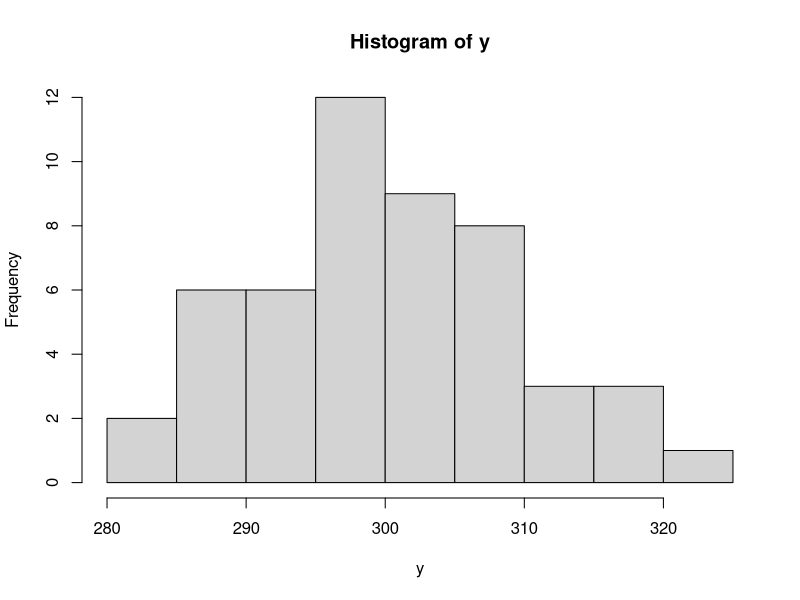
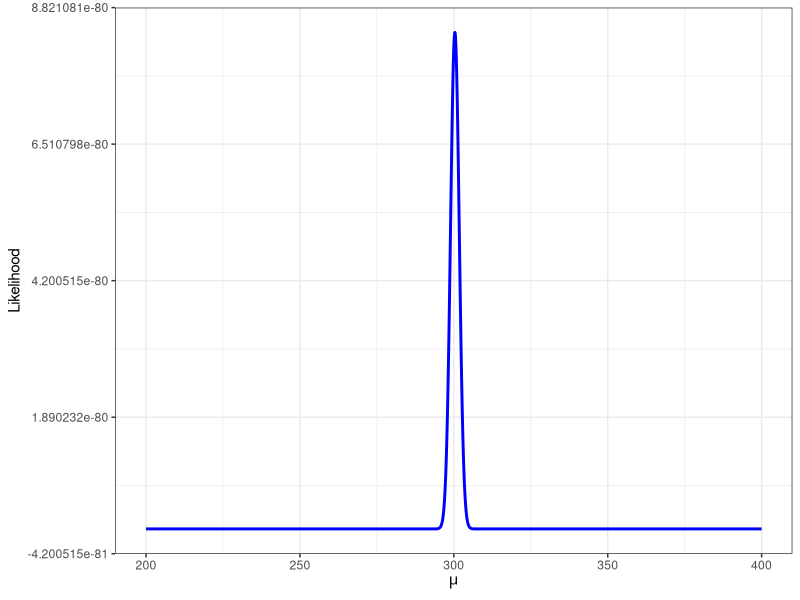
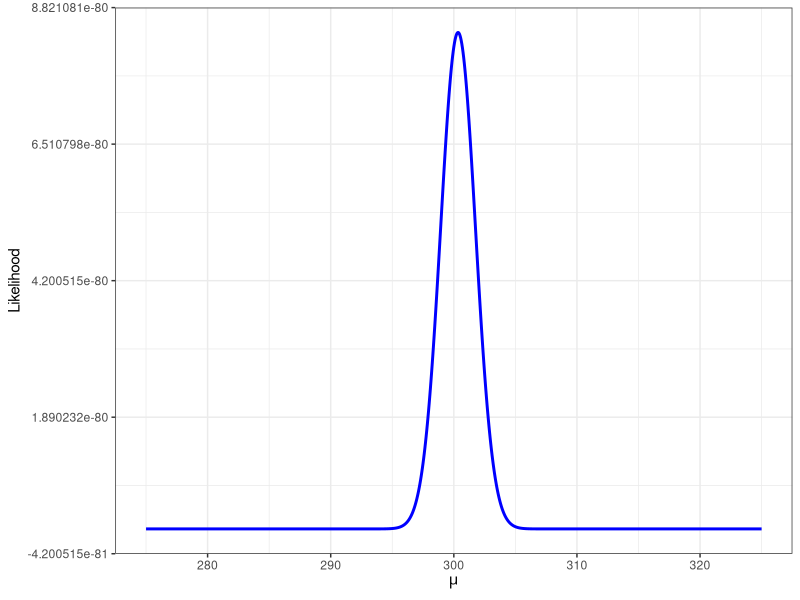
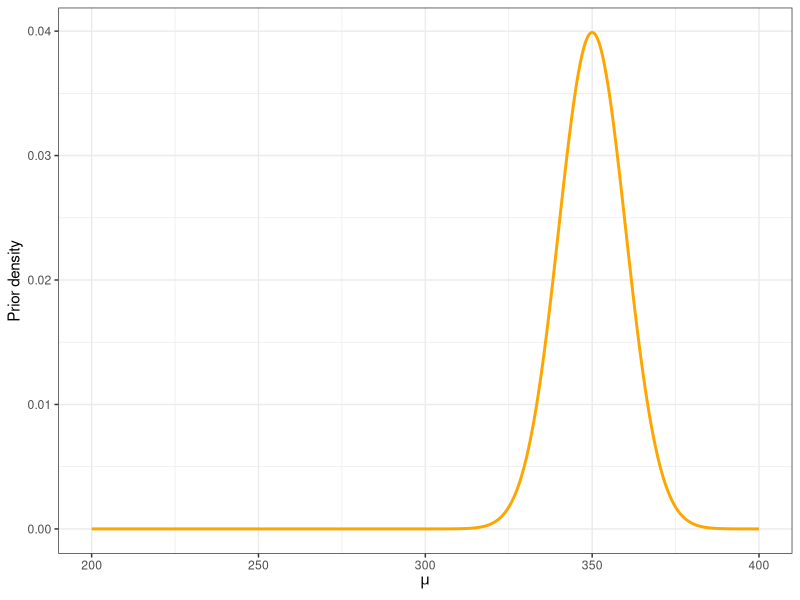
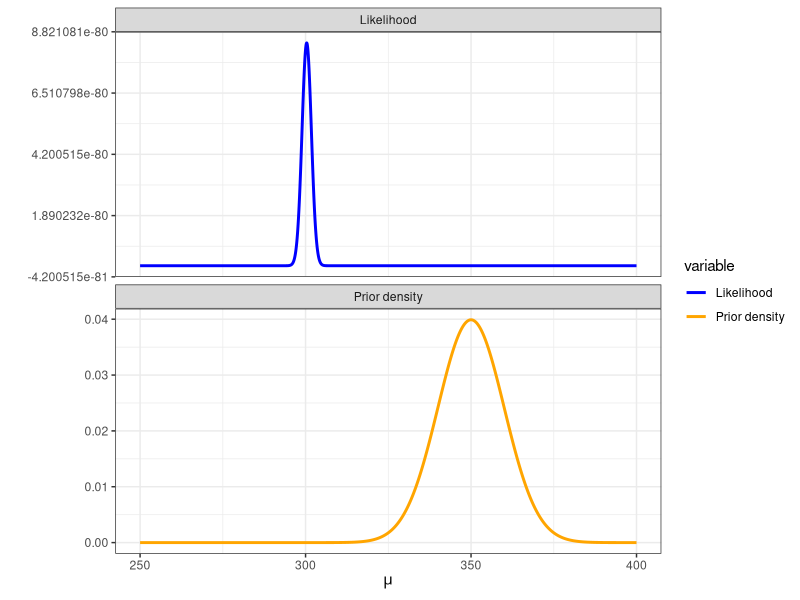
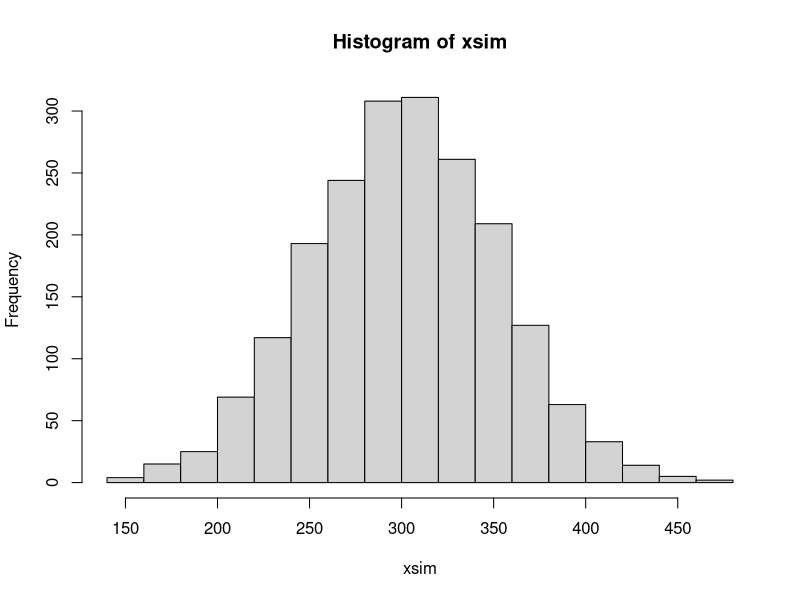
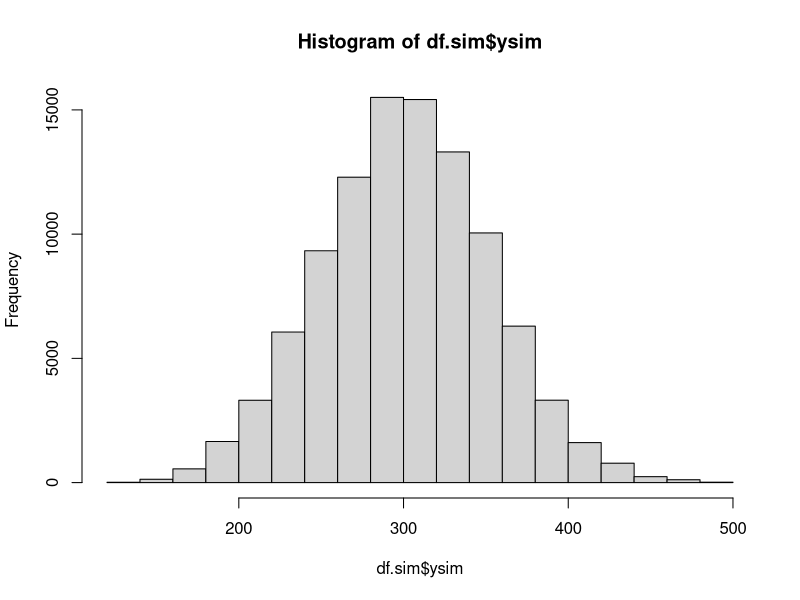
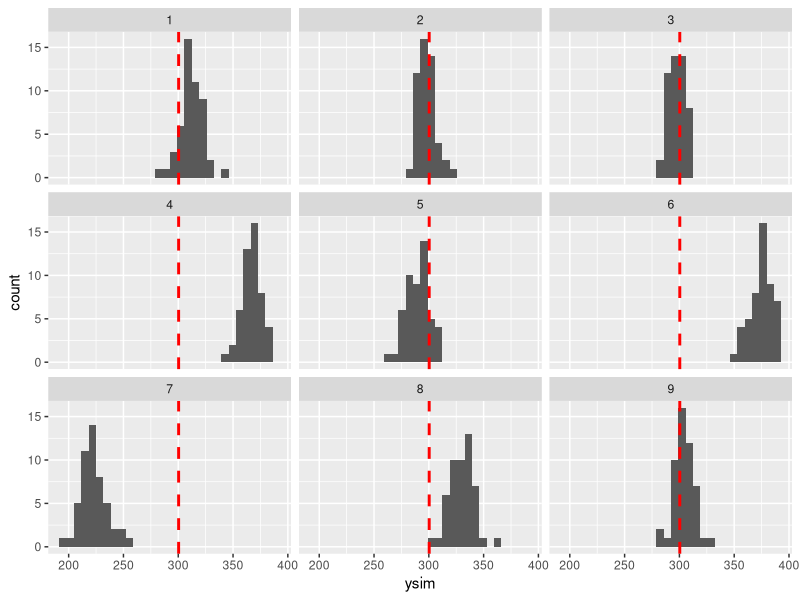

Write the R code that produced these figures, in order.
if (!require(ggplot2, quietly = TRUE)) {
    install.packages("ggplot2", repos = "https://cran.r-project.org/")
    library(ggplot2)
}

library(reshape2)
library(dplyr)

set.seed(123)
y <- rnorm(50, mean = 300, sd = 10)
hist(y)
sigma <- 10
mu <- seq(from=200,to=400,by=0.05)
likelihoods <- data.frame(mu=mu)
likelihoods$lkl <- NA
for(i in 1:length(mu)){
    likelihoods$lkl[i] <- prod(dnorm(y,mu[i],sd=10))
}
ggplot(likelihoods,aes(x=mu,y=lkl))+geom_line(linewidth=1,color="blue")+
    theme_bw()+xlab(expression(mu))+ylab("Likelihood")


ggplot(likelihoods,aes(x=mu,y=lkl))+geom_line(linewidth=1,color="blue")+
theme_bw()+xlab(expression(mu))+ylab("Likelihood")+
scale_x_continuous(limits = c(275,325))
geom_vline(xintercept = mean(y), color = "red", linetype = "dashed")

likelihoods$prior_density <- NA
for(i in 1:length(mu)){
likelihoods$prior_density[i] <- dnorm(mu[i],mean=350,sd=10)
}
ggplot(likelihoods,aes(x=mu,y=prior_density))+geom_line(linewidth=1,color="orange")+
theme_bw()+xlab(expression(mu))+ylab("Prior density")


df.lkl_prior <- melt(likelihoods,id=c("mu"))
df.lkl_prior$variable <- ifelse(df.lkl_prior$variable=="lkl","Likelihood","Prior density")
ggplot(df.lkl_prior,aes(x=mu,y=value,color=variable))+geom_line(linewidth=1)+
    theme_bw()+xlab(expression(mu))+ylab("")+
    scale_x_continuous(limits = c(250,400))+
    facet_wrap(~variable,scales = "free_y",ncol = 1)+
    scale_color_manual(values = c("blue","orange"))

# Sample from the priors
mu <- rnorm(2000,300,50)
sigma <- rep(10,2000)
# Create a dataframe to store the simulated data
# One way is to simply generate a datapoint
# corresponding to each value of mu
xsim <- rep(NA,length(mu))
for(i in 1:length(mu)){
    xsim[i]<- rnorm(1,mu[i],sd=sigma[i])
}
hist(xsim)

# But we want to make the simulated data
# as comparable as we can to the observed data

# Our observed data y contained 50 observations
# So, we should simulate samples containing 50 observations
# for each value of mu
# Thus, we need to generate 2000 samples
# each containing N observations (datapoints)
N <- 50 # I will keep it same as the number of observations in our data y
df.sim <- data.frame(sample = rep(1:2000,each=N),mu=rep(mu,each=N),sigma=rep(sigma,each=N),observation = rep(1:N,2000))
df.sim$ysim <- NA
for(i in 1:length(mu)){
    df.sim[df.sim$sample==i,]$ysim <- rnorm(N,mean=mu[i],sd=sigma[i])
}
hist(df.sim$ysim)

# ggplot(subset(df.sim,sample<10),aes(x=ysim))+geom_histogram()+facet_wrap(~sample)

ggplot(subset(df.sim,sample<10),aes(x=ysim))+geom_histogram()+ facet_wrap(~sample)+ geom_vline(xintercept = mean(y),color="red",linetype="dashed",linewidth=1)

df.sim.summary <- df.sim %>% group_by(sample) %>%
    summarise(meanRT=mean(ysim),sdRT=sd(ysim))
ggplot(df.sim.summary,aes(x=meanRT))+ geom_histogram(fill="white",color="black")+ theme_bw()+xlab("Sample means of the simulated data")



likelihoods$posterior_unnorm <- likelihoods$lkl*likelihoods$prior_density
ggplot(likelihoods,aes(x=mu,y=posterior_unnorm))+geom_line(linewidth=1,color="black")+
theme_bw()+xlab(expression(mu))+ylab("Posterior density \n Unnormalized")+
scale_x_continuous(limits = c(250,350))


df.lkl_prior <- melt(likelihoods,id=c("mu"))
df.lkl_prior$variable <-
ifelse(df.lkl_prior$variable=="lkl","Likelihood",
ifelse(df.lkl_prior$variable=="prior_density","Prior density","Unnormalized posterior density"))
ggplot(df.lkl_prior,aes(x=mu,y=value,color=variable))+geom_line(linewidth=1)+
theme_bw()+xlab(expression(mu))+ylab("")+
scale_x_continuous(limits = c(250,400))+
facet_wrap(~variable,scales = "free_y",ncol = 1)+
scale_color_manual(values = c("blue","orange","black"))+
theme(legend.position = "none")


# likelihoods$posterior <- likelihoods$posterior_unnorm / sum(likelihoods$posterior_unnorm)
# posterior_samples <- sample(
#   likelihoods$mu,           # values to sample from
#   size = 5000,              # number of samples
#   replace = TRUE,           # sampling with replacement
#   prob = likelihoods$posterior  # weights (normalized posterior)
# )
# ggplot(data.frame(mu = posterior_samples), aes(x = mu)) +
#   geom_histogram(bins = 50, fill = "skyblue", color = "black") +
#   theme_bw() +
#   xlab(expression(mu)) +
#   ylab("Posterior sample count") +
#   ggtitle("Samples drawn from posterior distribution")
# mean(posterior_samples)      # Posterior mean
# quantile(posterior_samples, c(0.025, 0.5, 0.975))  # 95% credible interval


mu_0 <- 350
sigma_0 <- 50
sigma <- 10
n <- length(y)

# Parameters of the posterior distribution
sigma_post <- 1 / sqrt((1 / sigma_0^2) + (n / sigma^2))
mu_post <- (sigma_post^2) * ((mu_0 / sigma_0^2) + (sum(y) / sigma^2))

# Draw samples
post_samples <- rnorm(10000, mu_post, sigma_post)

# Plot histogram
hist(post_samples)


df.post_samples <- data.frame(post_samples)
ggplot(df.post_samples,aes(x=post_samples))+
geom_density(linewidth=1)+theme_bw()+
scale_x_continuous(limits = c(275,325))

ggplot(likelihoods,aes(x=mu,y=posterior_unnorm))+geom_line(linewidth=1,color="black")+
theme_bw()+xlab(expression(mu))+ylab("Posterior density \n Unnormalized")+
scale_x_continuous(limits = c(275,325))

mu_samples <- rnorm(2000,mu_post,sigma_post)
sigma <- rep(10,2000)
N <- 50 # I will keep it same as the number of observations in our data y
df.pred <- data.frame(sample = rep(1:2000,each=N),
mu=rep(mu_samples,each=N),sigma=rep(sigma,each=N),
observation = rep(1:N,2000))
df.pred$ypred <- NA
for(i in 1:length(mu_samples)){
df.pred[df.pred$sample==i,]$ypred <- rnorm(N,mean=mu_samples[i],sd=sigma[i])
}
ggplot(df.pred,aes(x=ypred,group=sample))+
geom_density(alpha=0.0001)+theme_bw()

ggplot(df.pred, aes(x = ypred)) +
  geom_density(aes(group = sample), alpha = 0.0001, color = "gray") +
  geom_density(data = data.frame(y = y), aes(x = y), color = "red", linewidth = 1) +
  theme_bw() +
  labs(x = "Value", y = "Density")


obs <- subset(df.pred,sample==1)
obs$ypred <- y
ggplot(df.pred,aes(x=ypred,group=sample))+
geom_density(alpha=0.0001,color="gray")+
geom_density(data=obs,aes(x=ypred),color="red",linewidth=1)


y <- rnorm(10,1,2)
sigma = 2 # Known standard devation of normal distribution
mu_prior = 0 # Mean of prior distribution on mu
sigma_prior = 3 # Standard deviation of prior distribution on mu
n = 10 # no. of observations
analytical_mu_post <- rnorm(10000,
mean=(((sigma^2)*(mu_prior))+
((sigma_prior^2)*sum(y)))/
(sigma^2 + (n*(sigma_prior^2))),
sd=(1/(sigma_prior^2))+(n/(sigma^2)))
hist(analytical_mu_post,freq = FALSE)



# Grid approximation

# Create grid points
mu_grid <- seq(-5,5,length=1000)
#Calculate likelihood and posterior at each grid point
df.posterior <- data.frame(matrix(ncol=3,nrow=length(mu_grid)))
colnames(df.posterior) <- c("mu","likelihood","prior")
for(i in 1:length(mu_grid)){
likelihood <- prod(dnorm(y,mu_grid[i],2))
prior <- dnorm(mu_grid[i],0,3)
df.posterior[i,] <- c(mu_grid[i],likelihood,prior)
}

#Approximate marginal likelihood
df.posterior$ML <- rep(sum(df.posterior$likelihood*df.posterior$prior),1000)
#Estimate posterior density at each grid point
df.posterior <- df.posterior %>%
mutate(posterior=likelihood*prior/ML)
plot(df.posterior$mu,df.posterior$posterior)


df.estimate <- data.frame(matrix(ncol=2,nrow=10000))
colnames(df.estimate) <- c("theta_sample","likelihood")
for(i in 1:10000){
theta_i <- rbeta(1,1,1) # independent sample from the prior
likelihood <- dbinom(2,10,theta_i)
df.estimate[i,] <- c(theta_i,likelihood)
}
# Marginal likelihood
ML <- mean(df.estimate$likelihood)
ML
a <- 0  # Lower bound of θ
b <- 1  # Upper bound of θ
accepted_samples <- numeric(10000)
for(i in 1:10000) {
  theta_star <- runif(1, a, b)  # Propose θ*
  posterior_density <- dbinom(2, 10, theta_star) * 1  # Prior density = 1
  t_star <- runif(1, 0, 1)  # Threshold
  if(posterior_density > t_star) {
    accepted_samples[i] <- theta_star
  }
}
accepted_samples <- accepted_samples[accepted_samples != 0]  # Remove rejects
hist(accepted_samples, main = "Posterior Samples (Rejection Sampling)")
